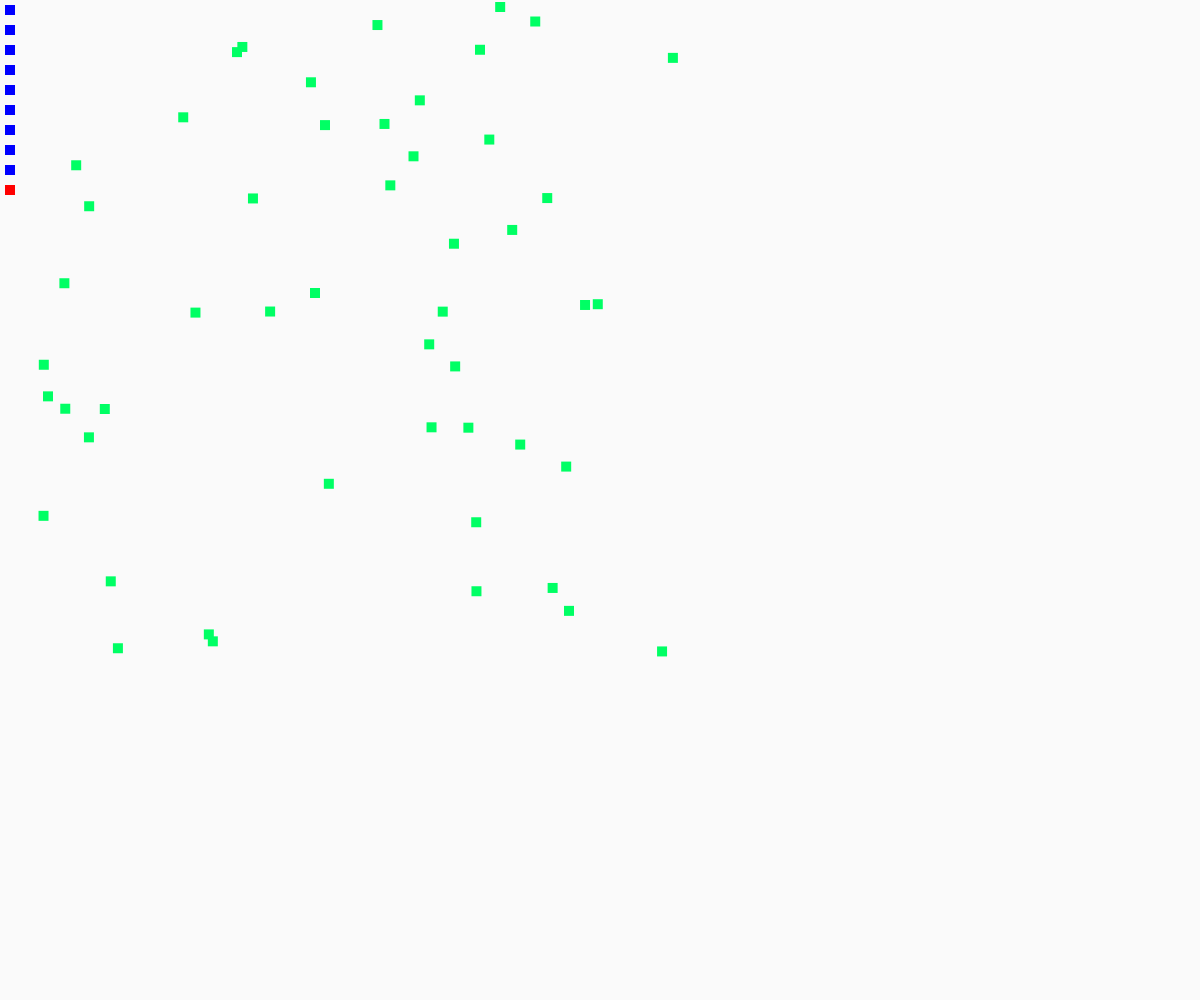
Frame 1 (no input)
Frame 60 (no input): identical to frame 1, image omitted
Frame 120 (the mouse pressed at the canvas centre since frame 60): identical to frame 1, image omitted

The p5.js sketch that drew this single still picture (run headless with seeded random() and noise() and a simulated clock; from frame 60 on, the mouse is pressed at the canvas centre):

// p5.js sketch
// ── sketch.js
/**
 * Kaleb Morgan
 * CSC 2463
 * Graphics Assignment 3
 */

var blurbs = [];
var count = 10;
var foodCount = 50;
var food = [];
var generation = 0;
var currentCount = 10;

function preload() {
  for (var i = 0; i < count; i++) {
    // blurbs[i] = new Blurb(random(windowWidth - 1), random(windowHeight - 1));
    blurbs[i] = new Blurb(5, i * 20 + 5);
  }
  for (var j = 0; j < foodCount; j++) {
    food[j] = new Food(random(650) + 20, random(650));
  }
  blurbs[count - 1].hawk = true;
}

function setup() {
  createCanvas(windowWidth, windowHeight);
  imageMode(CENTER);
}

function keyPressed() {
  if (keyCode == 32) {
    for (var i = 0; i < currentCount; i++) {
      blurbs[i].goEat();
      generation++;
    }
    for (var j = 0; j < count; j++) {
      blurbs[j].eat();
    }
    console.log(currentCount - count);
    for (var x = 0; x < foodCount; x++) {
      food[x].reset();
    }
    for (var y = 0; y < currentCount; y++) {
      blurbs[y].reset();
    }
  }
}

function draw() {
  background(250, 250, 250);

  for (var i = 0; i < currentCount; i++) {
    blurbs[i].draw();
  }
  for (var j = 0; j < foodCount; j++) {
    food[j].drawFood();
  }
}

function Blurb(x, y) {
  this.hawk = false;
  this.x = x;
  this.y = y;
  this.reproduce = false;
  this.food = 0;
  this.foodx = 0;
  this.foody = 0;
  this.eaten = false;
  this.eating = false;
  this.top = false;
  this.survive = true;

  this.eat = function () {
    if (food[this.food].visited == 2) {
      this.reproduce = false;
      this.survive = true;
    } else if (food[this.food].visited == 1) {
      this.reproduce = true;
      this.survive = true;
    }
    if (this.reproduce) {
      blurbs[currentCount] = new Blurb(5, currentCount * 20 + 5);
      currentCount++;
    }
    // var currentTime = second();
    // var time = currentTime + 5;
    // if (time > 59) {
    //   time = time % 60;
    // }
    // while (currentTime != time) {
    //   currentTime = second();
    // }
  };

  this.draw = function () {
    if (!this.hawk && !this.eating) {
      noStroke();
      fill(0, 0, 255);
      rect(x, y, 10, 10);
    } else if (this.hawk && !this.eating) {
      noStroke();
      fill(255, 0, 0);
      rect(x, y, 10, 10);
    } else if (this.eating) {
      noStroke();
      fill(0, 0, 255);
      if (this.top) {
        rect(this.foodx - 20, this.foody, 10, 10);
      } else {
        rect(this.foodx + 20, this.foody, 10, 10);
      }
    }
  };

  this.goEat = function () {
    this.food = round(random(foodCount - 1));
    // console.log(this.food);
    if (!food[this.food].isFull()) {
      this.eaten = true;
      food[this.food].blurbEat();
    } else {
      var hasFood = false;
      while (!hasFood) {
        this.food = round(random(foodCount - 1));
        if (!food[this.food].isFull()) {
          hasFood = true;
          this.eaten = true;
          food[this.food].blurbEat();
        }
      }
    }

    if (this.eaten) {
      this.foodx = food[this.food].getX();
      this.foody = food[this.food].getY();
      if (food[this.food].isTop()) {
        this.top = true;
        this.eating = true;
      } else {
        this.eating = true;
      }
    }
  };

  this.reset = function () {
    this.reproduce = false;
    this.top = false;
  };
}

function Food(x, y) {
  this.x = x;
  this.y = y;
  this.visited = 0;
  this.top = false;

  this.isFull = function () {
    if (this.visited >= 2) {
      return true;
    } else {
      return false;
    }
  };
  this.blurbEat = function () {
    this.visited++;
  };

  this.drawFood = function () {
    noStroke();
    fill(0, 255, 100);
    rect(x, y, 10, 10);
  };

  this.isTop = function () {
    var temp = this.top;
    this.top = true;
    return temp;
  };

  this.getX = function () {
    return this.x;
  };

  this.getY = function () {
    return this.y;
  };

  this.reset = function () {
    this.visited = 0;
    this.top = false;
  };
}

// ── sketchwithnohawk.js
/**
 * Kaleb Morgan
 * CSC 2463
 * Graphics Assignment 3
 */

var blurbs = [];
var count = 10;
var foodCount = 50;
var food = [];
var generation = 0;
var currentCount = 10;

function preload() {
  for (var i = 0; i < count; i++) {
    // blurbs[i] = new Blurb(random(windowWidth - 1), random(windowHeight - 1));
    blurbs[i] = new Blurb(5, i * 20 + 5);
  }
  for (var j = 0; j < foodCount; j++) {
    food[j] = new Food(random(650) + 20, random(650));
  }
  blurbs[count - 1].hawk = true;
}

function setup() {
  createCanvas(windowWidth, windowHeight);
  imageMode(CENTER);
}

function keyPressed() {
  if (keyCode == 32) {
    for (var i = 0; i < currentCount; i++) {
      blurbs[i].goEat();
      generation++;
    }
    for (var j = 0; j < count; j++) {
      blurbs[j].eat();
    }
    console.log(currentCount - count);
    for (var x = 0; x < foodCount; x++) {
      food[x].reset();
    }
    for (var y = 0; y < currentCount; y++) {
      blurbs[y].reset();
    }
  }
}

function draw() {
  background(250, 250, 250);

  for (var i = 0; i < currentCount; i++) {
    blurbs[i].draw();
  }
  for (var j = 0; j < foodCount; j++) {
    food[j].drawFood();
  }
}

function Blurb(x, y) {
  this.hawk = false;
  this.x = x;
  this.y = y;
  this.reproduce = false;
  this.food = 0;
  this.foodx = 0;
  this.foody = 0;
  this.eaten = false;
  this.eating = false;
  this.top = false;
  this.survive = true;

  this.eat = function () {
    if (food[this.food].visited == 2) {
      this.reproduce = false;
      this.survive = true;
    } else if (food[this.food].visited == 1) {
      this.reproduce = true;
      this.survive = true;
    }
    if (this.reproduce) {
      blurbs[currentCount] = new Blurb(5, currentCount * 20 + 5);
      currentCount++;
    }
    // var currentTime = second();
    // var time = currentTime + 5;
    // if (time > 59) {
    //   time = time % 60;
    // }
    // while (currentTime != time) {
    //   currentTime = second();
    // }
  };

  this.draw = function () {
    if (!this.hawk && !this.eating) {
      noStroke();
      fill(0, 0, 255);
      rect(x, y, 10, 10);
    } else if (this.hawk && !this.eating) {
      noStroke();
      fill(255, 0, 0);
      rect(x, y, 10, 10);
    } else if (this.eating) {
      noStroke();
      fill(0, 0, 255);
      if (this.top) {
        rect(this.foodx - 20, this.foody, 10, 10);
      } else {
        rect(this.foodx + 20, this.foody, 10, 10);
      }
    }
  };

  this.goEat = function () {
    this.food = round(random(foodCount - 1));
    // console.log(this.food);
    if (!food[this.food].isFull()) {
      this.eaten = true;
      food[this.food].blurbEat();
    } else {
      var hasFood = false;
      while (!hasFood) {
        this.food = round(random(foodCount - 1));
        if (!food[this.food].isFull()) {
          hasFood = true;
          this.eaten = true;
          food[this.food].blurbEat();
        }
      }
    }

    if (this.eaten) {
      this.foodx = food[this.food].getX();
      this.foody = food[this.food].getY();
      if (food[this.food].isTop()) {
        this.top = true;
        this.eating = true;
      } else {
        this.eating = true;
      }
    }
  };

  this.reset = function () {
    this.reproduce = false;
    this.top = false;
  };
}

function Food(x, y) {
  this.x = x;
  this.y = y;
  this.visited = 0;
  this.top = false;

  this.isFull = function () {
    if (this.visited >= 2) {
      return true;
    } else {
      return false;
    }
  };
  this.blurbEat = function () {
    this.visited++;
  };

  this.drawFood = function () {
    noStroke();
    fill(0, 255, 100);
    rect(x, y, 10, 10);
  };

  this.isTop = function () {
    var temp = this.top;
    this.top = true;
    return temp;
  };

  this.getX = function () {
    return this.x;
  };

  this.getY = function () {
    return this.y;
  };

  this.reset = function () {
    this.visited = 0;
    this.top = false;
  };
}
